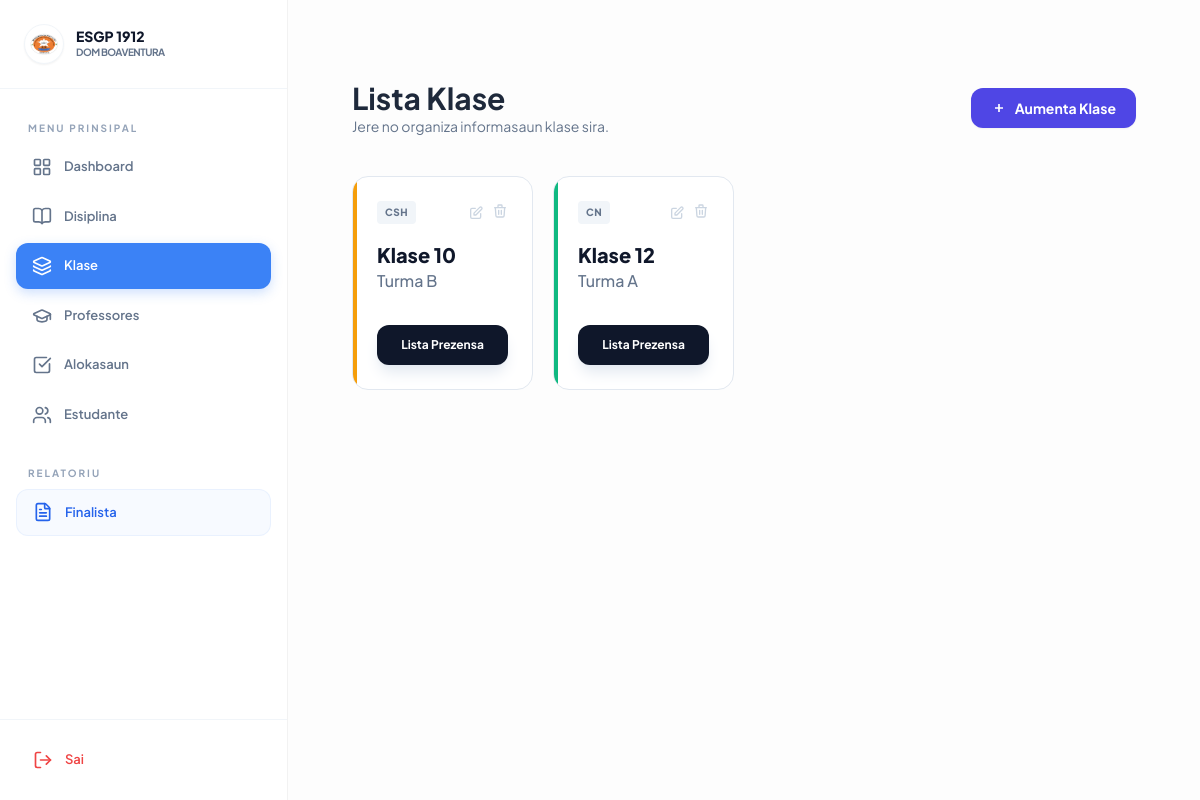
Page /academic/klase/lista/ on the committed database.
### academic/models.py (models this page shows, shortened)
class Klase(models.Model):
    DEPARTAMENTU_CHOICES = [('CN', 'Ciencias Naturais'), ('CSH', 'Ciencias Sociais e Humanidades')]
    NIVEL_CHOICES = [('10', '10'), ('11', '11'), ('12', '12')]
    nivel = models.CharField(max_length=2, choices=NIVEL_CHOICES)
    departamentu = models.CharField(max_length=3, choices=DEPARTAMENTU_CHOICES)
    turma = models.CharField(max_length=5) # Contoh: A, B, atau C

### academic/views.py (the view)
# urls.py: path('klase/lista/', views.klase_list_view, name='list_klase'),
def klase_list_view(request):
    klases = Klase.objects.all().order_by('nivel', 'departamentu', 'turma')
    return render(request, 'academic/lista_klase.html', {'klases': klases})

### templates/academic/lista_klase.html (shortened to what this page needs)
{% extends 'base.html' %}
{% block content %}
<div class="max-w-6xl mx-auto px-4 py-8">
    <div class="flex flex-col sm:flex-row sm:items-center justify-between gap-4 mb-10">
        <div>
            <h2 class="text-3xl font-bold text-slate-800">Lista Klase</h2>
            <p class="text-slate-500 text-sm">Jere no organiza informasaun klase sira.</p>
        </div>
        <a href="{% url 'klase_create' %}" class="inline-flex items-center gap-2 px-5 py-2.5 bg-indigo-600 text-white rounded-xl font-bold text-sm hover:bg-indigo-700 transition-all shadow-sm active:scale-95">
            <svg class="w-4 h-4" fill="none" stroke="currentColor" viewBox="0 0 24 24"><path stroke-width="2.5" d="M12 6v6m0 0v6m0-6h6m-6 0H6"/></svg>
            Aumenta Klase
        </a>
    </div>
    <div class="grid grid-cols-1 sm:grid-cols-2 lg:grid-cols-4 gap-5">
        {% for k in klases %}
        <div class="bg-white rounded-2xl border border-slate-200 hover:border-indigo-300 transition-all group relative overflow-hidden">
            <div class="absolute left-0 top-0 bottom-0 w-1 {% if k.departamentu == 'CN' %}bg-emerald-500{% else %}bg-amber-500{% endif %}"></div>
            <div class="p-6">
                <div class="flex justify-between items-start mb-4">
    <span class="text-[10px] font-black px-2 py-1 rounded bg-slate-100 text-slate-500 uppercase tracking-wider">
        {{ k.departamentu }}
    </span>
    <div class="flex items-center gap-2">
        <a href="{% url 'edit_klase' k.id %}" class="text-slate-300 hover:text-indigo-600 transition-colors">
            <svg class="w-4 h-4" fill="none" stroke="currentColor" viewBox="0 0 24 24">
                <path stroke-linecap="round" stroke-linejoin="round" stroke-width="2" d="M11 5H6a2 2 0 00-2 2v11a2 2 0 002 2h11a2 2 0 002-2v-5m-1.414-9.414a2 2 0 112.828 2.828L11.828 15H9v-2.828l8.586-8.586z" />
            </svg>
        </a>
        <form action="{% url 'delete_klase' k.id %}" method="POST" onsubmit="return confirm('Ita boot hakarak hamoos klase ida ne\'e?')">
            <button type="submit" class="text-slate-300 hover:text-red-500 transition-colors">
                <svg class="w-4 h-4" fill="none" stroke="currentColor" viewBox="0 0 24 24">
                    <path stroke-linecap="round" stroke-linejoin="round" stroke-width="2" d="M19 7l-.867 12.142A2 2 0 0116.138 21H7.862a2 2 0 01-1.995-1.858L5 7m5 4v6m4-6v6m1-10V4a1 1 0 00-1-1h-4a1 1 0 00-1 1v3M4 7h16" />
                </svg>
            </button>
        </form>
    </div>
</div>
                <div class="mb-8">
                    <h3 class="text-slate-900 font-extrabold text-xl">Klase {{ k.nivel }}</h3>
                    <p class="text-slate-500 font-medium">Turma {{ k.turma }}</p>
                </div>
                <a href="{% url 'lista_prezensa' k.id %}" class="block w-full py-3 px-4 bg-slate-900 text-white text-center rounded-xl text-xs font-bold hover:bg-indigo-600 transition-all shadow-lg shadow-slate-200 hover:shadow-indigo-100">
                    Lista Prezensa
                </a>
            </div>
        </div>
        {% empty %}
        <div class="col-span-full py-16 text-center bg-slate-50 rounded-2xl border border-dashed border-slate-200">
            <p class="text-slate-400 font-medium">Seidauk iha klase ne'ebé rejista.</p>
        </div>
        {% endfor %}
    </div>
</div>
{% endblock %}

### templates/base.html (style rules this page uses)
:root { --primary: #3b82f6; }
body { font-family: 'Plus Jakarta Sans', sans-serif; background: #fdfdfd; color: #1e293b; }

### rows in the picture
Klase: departamentu "CSH", nivel "10", turma "B"
Klase: departamentu "CN", nivel "12", turma "A"
